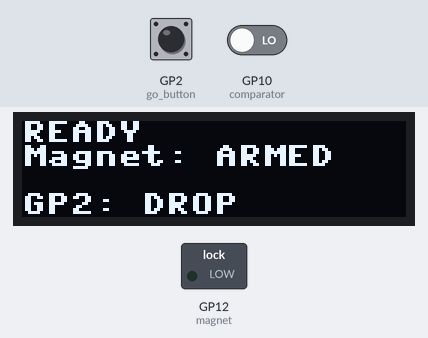
A program run on a simulated Raspberry Pi Pico running MicroPython. On the bench: 128×32 one-colour display, switched loads named in the program (green lamp = pin HIGH). The test bench sets the inputs (shaded band); at power-on: GP2 (go_button) HIGH, GP10 (comparator) LOW. Library files of the repository ran but are not shown: ssd1306.py; what the program prints to the serial console is not drawn.

Above: at 1.2 s.
1.3 s: GP2 (go_button) pulled LOW for 0.15 s
At 2.0 s:
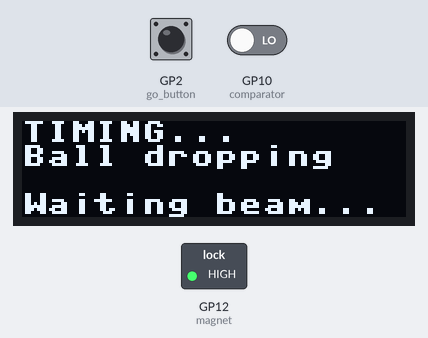
2.9 s: GP10 (comparator) driven HIGH
At 3.9 s:
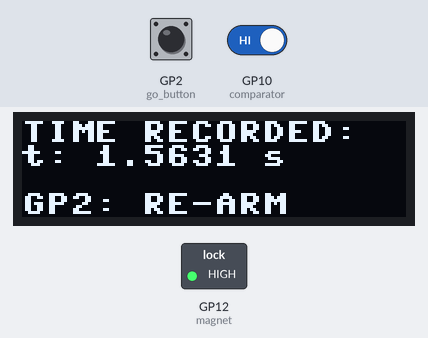
4.4 s: GP2 (go_button) pulled LOW for 1 s
At 5.1 s:
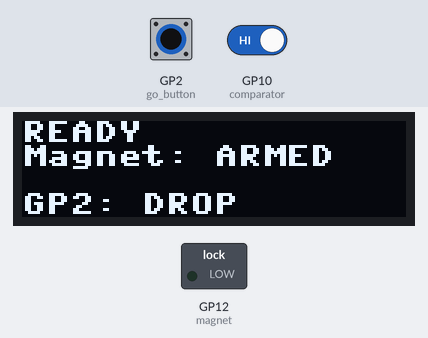
Timing chart, 0 to 7.4 s (numbered marks = the images above; inputs shaded):
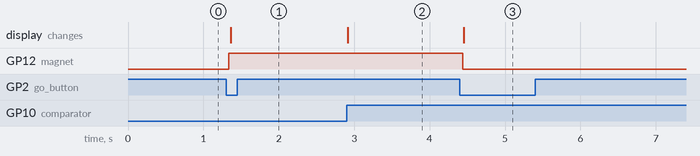

Measured:
- after the input at 1.3 s, GP12 (magnet): LOW → HIGH at once; the display: changes after 0.06 s (image 1)
- after the input at 2.9 s, the display: changes at once (image 2)
- after the input at 4.4 s, GP12 (magnet): HIGH → LOW at once; the display: changes after 0.05 s (image 3)

The program:

main.py
```python
"""Raspberry Pi Pico ball-drop timer.

GP2: Releases the ball / re-arms the magnet.
GP16:
  Short press: Shows the last 6 times.
  Hold for 1 second: Clears the history.

GP12: Magnet (LOW = hold, HIGH = release)
GP10: Light beam sensor (HIGH = beam broken)
GP4 : OLED SDA
GP5 : OLED SCL
"""

import time
import micropython
from machine import Pin, I2C
from ssd1306 import SSD1306_I2C

micropython.alloc_emergency_exception_buf(100)

# Calibration values
CORRECTION_SLOPE = 1.0069
CORRECTION_OFFSET_US = 12200

MAGNET_PIN = 12
COMPARATOR_PIN = 10
GO_BUTTON_PIN = 2
RESET_BUTTON_PIN = 16
OLED_SDA_PIN = 4
OLED_SCL_PIN = 5
OLED_ADDRESS = 0x3C
OLED_WIDTH = 128
OLED_HEIGHT = 32

MAGNET_HOLD_LEVEL = 0
MAGNET_RELEASE_LEVEL = 1
BEAM_BROKEN_LEVEL = 1

BUTTON_DEBOUNCE_MS = 35
EDGE_GUARD_US = 100
HOLD_CLEAR_MS = 1000

HOLDING = 0
TIMING = 1
FINISHED = 2

magnet = Pin(MAGNET_PIN, Pin.OUT, value=MAGNET_HOLD_LEVEL)
comparator = Pin(COMPARATOR_PIN, Pin.IN)
go_button = Pin(GO_BUTTON_PIN, Pin.IN, Pin.PULL_UP)
reset_button = Pin(RESET_BUTTON_PIN, Pin.IN, Pin.PULL_UP)


def setup_oled():
    try:
        i2c = I2C(0, sda=Pin(OLED_SDA_PIN), scl=Pin(OLED_SCL_PIN), freq=400_000)
        devices = i2c.scan()
        if OLED_ADDRESS not in devices:
            print("OLED missing at address 0x%02X" % OLED_ADDRESS)
            return None
        return SSD1306_I2C(OLED_WIDTH, OLED_HEIGHT, i2c, addr=OLED_ADDRESS)
    except OSError as error:
        print("I2C Hardware Error:", error)
        return None


oled = setup_oled()


def screen(*lines):
    if oled is None:
        return
    oled.fill(0)
    for row, line in enumerate(lines[:4]):
        oled.text(str(line)[:16], 0, row * 8)
    oled.show()


state = HOLDING
start_us = 0
stop_us = None
last_edge_us = 0

# Stores the most recent six results
recorded_times = []
show_history = False


def draw_history_screen():
    """Show the last six times on the OLED."""
    if oled is None:
        return
    oled.fill(0)
    oled.text("LAST 6 TIMES (s)", 0, 0)

    # Three results on each side of the screen
    for i in range(6):
        col = 0 if i < 3 else 64
        row_y = 8 + (i % 3) * 8
        prefix = "%d:" % (i + 1)

        if i < len(recorded_times):
            val_str = "%.4f" % recorded_times[i]
            entry_str = prefix + val_str
        else:
            entry_str = prefix + "------"

        oled.text(entry_str[:8], col, row_y)

    oled.show()


def comparator_edge(pin):
    """Record the time when the ball breaks the beam."""
    global state, stop_us, last_edge_us

    now = time.ticks_us()
    if (
        state == TIMING
        and pin.value() == BEAM_BROKEN_LEVEL
        and time.ticks_diff(now, last_edge_us) >= EDGE_GUARD_US
    ):
        stop_us = now
        last_edge_us = now
        state = FINISHED


if BEAM_BROKEN_LEVEL:
    comparator.irq(trigger=Pin.IRQ_RISING, handler=comparator_edge)
else:
    comparator.irq(trigger=Pin.IRQ_FALLING, handler=comparator_edge)


def raw_elapsed_us():
    """Get the measured time before calibration is applied."""
    if state == TIMING:
        return time.ticks_diff(time.ticks_us(), start_us)
    if stop_us is not None:
        return time.ticks_diff(stop_us, start_us)
    return None


def elapsed_us():
    """Apply the calibration to the measured time."""
    raw = raw_elapsed_us()
    if raw is None:
        return None

    adjusted = int((CORRECTION_SLOPE * raw) - CORRECTION_OFFSET_US)
    return max(0, adjusted)


def refresh_screen():
    if show_history:
        draw_history_screen()
        return

    if state == HOLDING:
        screen("READY", "Magnet: ARMED", "", "GP2: DROP")
    elif state == TIMING:
        screen("TIMING...", "Ball dropping", "", "Waiting beam...")
    else:
        duration_us = elapsed_us()
        if duration_us is None:
            screen("TIME ERROR", "", "", "GP2: RE-ARM")
        else:
            sec = duration_us / 1_000_000.0
            screen(
                "TIME RECORDED:",
                "t: %.4f s" % sec,
                "",
                "GP2: RE-ARM"
            )


def begin_drop():
    global state, start_us, stop_us

    if comparator.value() == BEAM_BROKEN_LEVEL:
        print("Release blocked: Light beam obstructed!")
        return

    stop_us = None
    start_us = time.ticks_us()
    magnet.value(MAGNET_RELEASE_LEVEL)
    state = TIMING
    print("Ball released. Timing active...")


def reset_to_holding():
    global state, stop_us

    magnet.value(MAGNET_HOLD_LEVEL)
    stop_us = None
    state = HOLDING
    print("Magnet re-armed. READY.")


# Variables used to debounce the buttons
go_raw = go_button.value()
go_stable = go_raw
go_changed_ms = time.ticks_ms()

reset_raw = reset_button.value()
reset_stable = reset_raw
reset_changed_ms = time.ticks_ms()
reset_press_start_ms = 0
reset_held_action_done = False


def check_buttons():
    global go_raw, go_stable, go_changed_ms
    global reset_raw, reset_stable, reset_changed_ms
    global reset_press_start_ms, reset_held_action_done

    now = time.ticks_ms()
    go_pressed = False
    reset_short_pressed = False
    reset_long_held = False

    # GP2 button
    reading = go_button.value()
    if reading != go_raw:
        go_raw = reading
        go_changed_ms = now
    if go_stable != go_raw and time.ticks_diff(now, go_changed_ms) >= BUTTON_DEBOUNCE_MS:
        go_stable = go_raw
        if go_stable == 0:
            go_pressed = True

    # GP16 button
    reading = reset_button.value()
    if reading != reset_raw:
        reset_raw = reading
        reset_changed_ms = now
    if reset_stable != reset_raw and time.ticks_diff(now, reset_changed_ms) >= BUTTON_DEBOUNCE_MS:
        reset_stable = reset_raw
        if reset_stable == 0:
            reset_press_start_ms = now
            reset_held_action_done = False
        else:
            if not reset_held_action_done:
                if time.ticks_diff(now, reset_press_start_ms) < HOLD_CLEAR_MS:
                    reset_short_pressed = True

    # Check if GP16 has been held for long enough
    if reset_stable == 0 and not reset_held_action_done:
        if time.ticks_diff(now, reset_press_start_ms) >= HOLD_CLEAR_MS:
            reset_long_held = True
            reset_held_action_done = True

    return go_pressed, reset_short_pressed, reset_long_held


refresh_screen()
print("RP2040 Precision Timer Active")
print("Calibration: Slope=%.4f | Offset=%d us" % (CORRECTION_SLOPE, CORRECTION_OFFSET_US))

last_screen_ms = time.ticks_ms()
last_reported_state = None

while True:
    go_pressed, reset_short_pressed, reset_long_held = check_buttons()

    # Hold GP16 to clear the saved times
    if reset_long_held:
        recorded_times.clear()
        screen("HISTORY CLEARED", "", "", "Memory reset")
        time.sleep_ms(800)
        refresh_screen()

    # Short press GP16 to switch history on/off
    elif reset_short_pressed:
        show_history = not show_history
        refresh_screen()

    # GP2 releases the ball or re-arms the magnet
    elif go_pressed:
        if show_history:
            show_history = False
        if state == HOLDING:
            begin_drop()
            refresh_screen()
        elif state == FINISHED:
            reset_to_holding()
            refresh_screen()

    # Save the result when a drop has finished
    if state != last_reported_state:
        if state == FINISHED:
            raw = raw_elapsed_us() or 0
            adj = elapsed_us() or 0
            if adj > 0:
                sec = adj / 1_000_000.0
                recorded_times.append(sec)
                if len(recorded_times) > 6:
                    recorded_times.pop(0)

            print("--- RESULT ---")
            print("Raw Time     :", raw, "us (%.2f ms)" % (raw / 1000.0))
            print("Adjusted Time:", adj, "us | %.4f s" % (adj / 1000000.0))
            refresh_screen()
        last_reported_state = state

    now_ms = time.ticks_ms()
    if time.ticks_diff(now_ms, last_screen_ms) >= 100:
        refresh_screen()
        last_screen_ms = now_ms

    time.sleep_ms(2)
```
